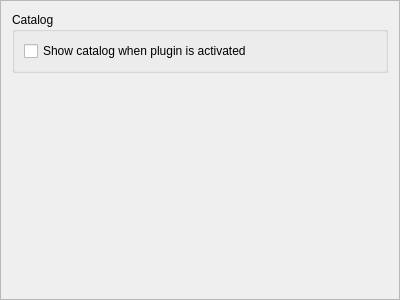
<?xml version="1.0" encoding="UTF-8"?>
<ui version="4.0">
 <class>DisplayRawEditorOptionsFrame</class>
 <widget class="QFrame" name="DisplayRawEditorOptionsFrame">
  <property name="geometry">
   <rect>
    <x>0</x>
    <y>0</y>
    <width>400</width>
    <height>300</height>
   </rect>
  </property>
  <property name="windowTitle">
   <string>Frame</string>
  </property>
  <property name="frameShape">
   <enum>QFrame::StyledPanel</enum>
  </property>
  <property name="frameShadow">
   <enum>QFrame::Raised</enum>
  </property>
  <layout class="QVBoxLayout" name="verticalLayout">
   <item>
    <widget class="QGroupBox" name="groupBoxCatalog">
     <property name="title">
      <string>Catalog</string>
     </property>
     <layout class="QVBoxLayout" name="verticalLayout_2">
      <item>
       <widget class="QCheckBox" name="checkBoxShowCatalog">
        <property name="text">
         <string>Show catalog when plugin is activated</string>
        </property>
       </widget>
      </item>
     </layout>
    </widget>
   </item>
   <item>
    <spacer name="verticalSpacer">
     <property name="orientation">
      <enum>Qt::Vertical</enum>
     </property>
     <property name="sizeHint" stdset="0">
      <size>
       <width>20</width>
       <height>213</height>
      </size>
     </property>
    </spacer>
   </item>
  </layout>
 </widget>
 <resources/>
 <connections/>
</ui>
